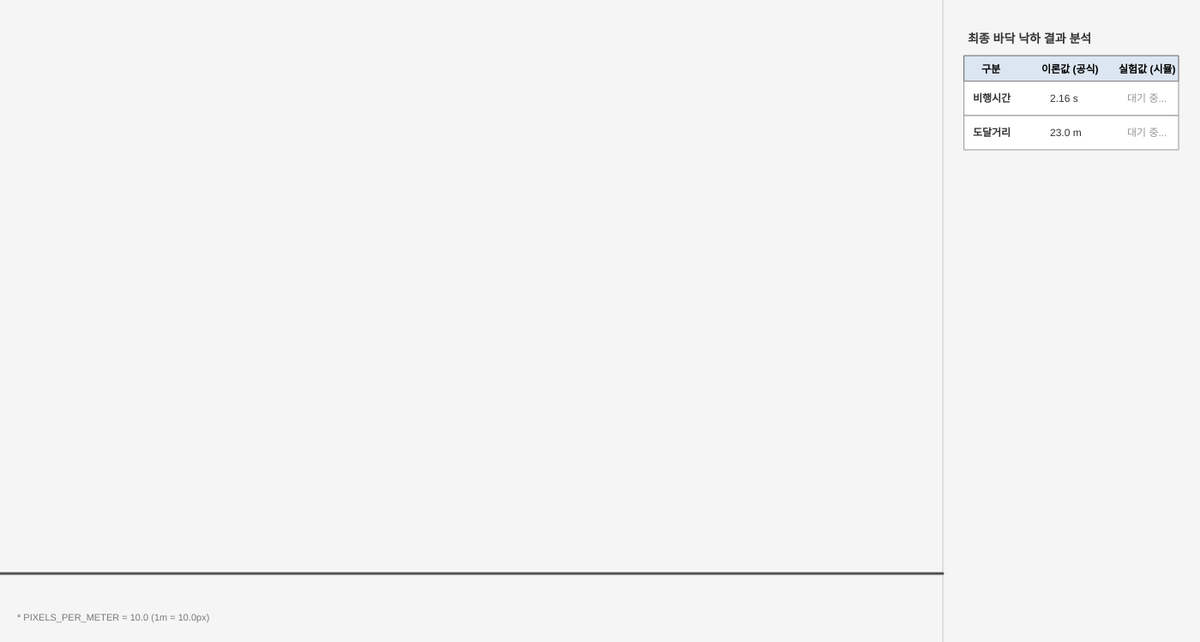
Frame 1 (no input)
Frame 60 (no input): identical to frame 1, image omitted
Frame 120 (the mouse pressed at the canvas centre since frame 60): identical to frame 1, image omitted

The p5.js sketch that drew this single still picture (run headless with seeded random() and noise() and a simulated clock; from frame 60 on, the mouse is pressed at the canvas centre):

// p5.js sketch
// ── sketch.js
// =================================================================
// 1. 전역 변수 선언 (데이터 및 스위치 상자들)
// =================================================================
let pos, vel, acc;       
let dt = 0.005;          // 고정 시간 간격 (0.005s = 5ms) - 정확도 개선
let timeScale = 1.0;     // 재생 속도 배율 (1.0 = 실제 시간)
let elapsedTime = 0;     // 시뮬레이션 누적 시간
let accumulatedTime = 0; // 프레임 시간 누적
let history = [];        // 실시간 수집된 데이터 저장 배열

// 축척 설정: 초기 속도에 따라 동적 조정
let PIXELS_PER_METER = 10;

// 카메라(화면 패닝) 관련
let camOffsetX = 0; // world -> screen: screenX = worldX - camOffsetX
let btnPanCenter;
let viewScale = 1.0; // 렌더링 확대(1 = 100%)
let minScale = 0.2;
let maxScale = 8.0;
let isDragging = false;
let lastMouseX = 0;
let btnZoomIn, btnZoomOut;

// 월드<->스크린 좌표 변환 (균등 스케일, 지면(height-80)을 고정 기준으로 Y 스케일링)
function worldToScreenX(x) {
  return (x - camOffsetX) * viewScale;
}

function worldToScreenY(y) {
  let ground = height - 80;
  return ground - (ground - y) * viewScale;
}

function screenToWorldX(sx) {
  return sx / viewScale + camOffsetX;
}

function screenToWorldY(sy) {
  let ground = height - 80;
  return ground - (ground - sy) / viewScale;
}

// 시뮬레이션 제어 스위치
let isSimulating = false; 
let isPaused = false;     

// UI 입력창 및 버튼 변수들
let inputSpeed, inputAngle, inputInterval, inputGravity;
let btnStart, btnPause, togglePointsCheckbox;
let speedCheckboxFast, speedCheckboxNormal, speedCheckboxSlow;

// 최종 결과 표 출력을 위한 데이터 저장 상자
let finalResult = null;

// =================================================================
// 2. 초기 세팅 구역 (실험 공간 및 UI 배치)
// =================================================================
function setup() {
  createCanvas(1400, 750); 
  
  let currentTop = 760; 
  
  createP(' 시뮬레이션 조건 및 실험 설정').position(20, currentTop);
  
  // --- 1단 입력줄: 물리 법칙 기본값 설정 ---
  createSpan(' 초기 속도 ').position(10, currentTop + 40);
  createSpan('(m/s)').position(170, currentTop + 40);
  inputSpeed = createInput('15'); 
  inputSpeed.position(110, currentTop + 40).size(50);
  inputSpeed.input(validateSpeed);
  
  createSpan(' 발사 각도 ').position(230, currentTop + 40);
  createSpan('(도)').position(390, currentTop + 40);
  inputAngle = createInput('45');
  inputAngle.position(330, currentTop + 40).size(50);
  inputAngle.input(validateAngle);
  
  createSpan(' 중력 가속도 ').position(450, currentTop + 40);
  createSpan('(m/s²)').position(620, currentTop + 40);
  inputGravity = createInput('9.8'); 
  inputGravity.position(560, currentTop + 40).size(45);
  inputGravity.input(validateGravity);
  
  // --- 2단 입력줄: 데이터 트래킹 및 인터랙션 실험 설정 ---
  createSpan(' 데이터 기록 간격 ').position(20, currentTop + 80);
  createSpan('(초)').position(220, currentTop + 80);
  inputInterval = createInput('1.0'); 
  inputInterval.position(170, currentTop + 80).size(40);

  createSpan('공기저항을 포함하여 계산하지 않기 때문에 무게는 고려하지 않습니다.').position(600, currentTop + 80);

  togglePointsCheckbox = createCheckbox(' 기록된 데이터 점 화면에 표시하기', true);
  togglePointsCheckbox.position(300, currentTop + 80);

  //createSpan('재생 속도:').position(300, currentTop + 105);
  speedCheckboxFast = createCheckbox(' 빠른속도', false);
  speedCheckboxFast.position(300, currentTop + 105);
  speedCheckboxFast.changed(() => setPlaybackSpeed('fast'));
  speedCheckboxNormal = createCheckbox(' 정상속도', true);
  speedCheckboxNormal.position(390, currentTop + 105);
  speedCheckboxNormal.changed(() => setPlaybackSpeed('normal'));
  speedCheckboxSlow = createCheckbox(' 느린속도', false);
  speedCheckboxSlow.position(480, currentTop + 105);
  speedCheckboxSlow.changed(() => setPlaybackSpeed('slow'));
  
  // --- 3단 버튼줄: 제어 시스템 ---
  btnStart = createButton(' 시뮬레이션 시작');
  btnStart.position(20, currentTop + 130).size(150, 30);
  btnStart.mousePressed(resetSimulation);
  
  btnPause = createButton('⏸ 일시 정지');
  btnPause.position(180, currentTop + 130).size(110, 30);
  btnPause.mousePressed(togglePause); 

  // 중앙 복원 버튼
  btnPanCenter = createButton('⤺');
  btnPanCenter.position(300, currentTop + 130).size(40, 30);
  btnPanCenter.mousePressed(() => { camOffsetX = 0; viewScale = 1.0; });
}

// =================================================================
// 3. 물리 계산 및 데이터 UI 시각화 (초당 60번 무한 반복)
// =================================================================
function draw() {
  background(245); 
  // 키를 이용한 연속 패닝: 좌/우 방향키
  if (keyIsDown(37)) { // LEFT_ARROW
    camOffsetX = Math.max(0, camOffsetX - 6);
  }
  if (keyIsDown(39)) { // RIGHT_ARROW
    camOffsetX += 6;
  }
  
  // 레이아웃 분할선
  stroke(200);
  strokeWeight(1);
  line(1100, 0, 1100, height); 
  
  // 시뮬레이션 지면선
  stroke(80);
  strokeWeight(3);
  line(0, height - 80, 1100, height - 80); 
  
  fill(120);
  noStroke();
  textSize(11);
  text(`* PIXELS_PER_METER = ${PIXELS_PER_METER.toFixed(1)} (1m = ${PIXELS_PER_METER.toFixed(1)}px)`, 20, height - 25);
  
  // --- A. 실시간 물리 연산 및 데이터 수집 구간 ---
  if (isSimulating && !isPaused) {
    // 프레임 동안의 실제 시간을 누적 (재생 속도 배율 적용)
    accumulatedTime += deltaTime / 1000.0 * timeScale;
    
    // 누적된 시간이 dt보다 크면 고정 dt로 차은단 물리 연산 수행
    while (accumulatedTime >= dt) {
      // [원점 오차 수정]: t=0 상태 최초 1회 선행 주입
      if (history.length === 0) {
        let speedVal = float(inputSpeed.value());
        history.push({
          time: 0.0,                
          pixelX: pos.x,                         
          pixelY: pos.y,                         
          displayX: 0.0,    
          displayY: 0.0, 
          speed: speedVal,  
          isPoint: true     
        });
      }

      // 평지 및 공중 비행 연산 루프 진입
      if (pos.y < height - 80 || history.length === 1) {
        
        vel.add(p5.Vector.mult(acc, dt));
        pos.add(p5.Vector.mult(vel, dt));
        
        elapsedTime += dt;  // 누적 시간 정확히 갱신
        let currentTime = elapsedTime; 
        let userInterval = float(inputInterval.value());
        if (userInterval <= 0) userInterval = 1.0; 
        
        let isTargetInterval = false;
        let prevTime = history.length > 0 ? history[history.length - 1].time : 0;
        if (Math.floor(currentTime / userInterval) > Math.floor(prevTime / userInterval)) {
          isTargetInterval = true;
        }
        
        history.push({
          time: elapsedTime,                
          pixelX: pos.x,                         
          pixelY: pos.y,                         
          displayX: (pos.x - 50) / PIXELS_PER_METER,    
          displayY: (height - 80 - pos.y) / PIXELS_PER_METER, 
          speed: vel.mag() / PIXELS_PER_METER,                 
          isPoint: isTargetInterval         
        });
        
        // 💡 [수평 엇나감 해결 핵심 로직]
        if (history.length > 2 && pos.y >= height - 80) {
          isSimulating = false; 
          
          let currentData = history[history.length - 1];
          let prevData = history[history.length - 2];
          
          let targetY = height - 80;
          
          // 직전 프레임과 현재 프레임 사이에서 진짜 바닥에 도달했을 때의 선형 비율 계산
          let fraction = (targetY - prevData.pixelY) / (currentData.pixelY - prevData.pixelY);
          
          // 수직 높이를 위로 올린 만큼, 수평(X) 좌표와 시간도 정확하게 뒤로 감기
          let exactPixelX = prevData.pixelX + fraction * (currentData.pixelX - prevData.pixelX);
          let exactTime = prevData.time + fraction * (currentData.time - prevData.time);
          
          // 보정된 픽셀 X를 기반으로 수평 이동 거리(m) 역산
          let exactDisplayX = (exactPixelX - 50) / PIXELS_PER_METER;
          
          // 가짜 데이터를 진짜 종단 데이터로 교체
          history[history.length - 1] = {
            time: exactTime,
            pixelX: exactPixelX,
            pixelY: targetY,
            displayX: exactDisplayX,
            displayY: 0.0,         
            speed: currentData.speed, 
            isPoint: true        
          };
          
          let lastData = history[history.length - 1];
          finalResult = {
            time: lastData.time,
            distance: lastData.displayX
          };
        }
      }
      
      accumulatedTime -= dt; // 누적된 시간에서 dt 차감
    }
  }
  
  // --- B. 데이터 기반 궤적 연속선 그리기 ---
  noFill();
  stroke(180); 
  strokeWeight(2);
  beginShape();
  for (let data of history) {
    let sx = worldToScreenX(data.pixelX);
    let sy = worldToScreenY(data.pixelY);
    if (sx >= 0 && sx <= 1100) {
      vertex(sx, sy);
    }
  }
  endShape();
  
  // --- C. 스위치 상태에 따른 조건부 점 시각화 ---
  if (togglePointsCheckbox.checked()) {
    for (let data of history) {
      let sx = worldToScreenX(data.pixelX);
      let sy = worldToScreenY(data.pixelY);
      if (data.isPoint && sx >= 0 && sx <= 1100) {
        fill(255, 60, 60); 
        noStroke();
        ellipse(sx, sy, 8, 8); 
      }
    }
  }
  
  // --- D. 데이터 공학 UI: 마우스 오버 감지 및 물리 단위 팝업 ---
  for (let data of history) {
    let sx = worldToScreenX(data.pixelX);
    let sy = worldToScreenY(data.pixelY);
    if (data.isPoint && sx >= 0 && sx <= 1100) {
      let d = dist(mouseX, mouseY, sx, sy);
      
      if (d < 12) { 
        fill(0, 200, 100); 
        ellipse(sx, sy, 12, 12);
        
        fill(255, 255, 255, 240); 
        stroke(50);
        strokeWeight(1.5);
        
        let popupX = sx + 15;
        if (popupX > 900) popupX = sx - 200; 

        // 팝업은 스크린 좌표로 그리기
        rect(popupX, sy - 110, 185, 125, 8); 

        fill(0);
        noStroke();
        textSize(12);
        textStyle(BOLD);
        text(` [${data.time.toFixed(1)}s] 에서의 데이터`, popupX + 10, sy - 90);
        textStyle(NORMAL);
        
        text(` 수평 거리 : ${data.displayX.toFixed(1)} m`, popupX + 10, sy - 52); 
        text(` 수직 높이 : ${data.displayY.toFixed(1)} m`, popupX + 10, sy - 34);
        text(` 실시간 속도: ${data.speed.toFixed(1)} m/s`, popupX + 10, sy - 16);
        
        break; 
      }
    }
  }
  
  // --- E. 우측 영역에 최종 결과 표 그리기 ---
  drawResultTable();
}

function mousePressed() {
  if (mouseButton === LEFT && mouseY < height && mouseX < 1100) {
    isDragging = true;
    lastMouseX = mouseX;
  }
}

function mouseReleased() {
  isDragging = false;
}

function mouseDragged() {
  if (isDragging) {
    let dx = mouseX - lastMouseX;
    camOffsetX -= dx / viewScale; // move camera so that dragging moves world same direction
    if (camOffsetX < 0) camOffsetX = 0;
    lastMouseX = mouseX;
  }
}

function mouseWheel(event) {
  // zoom in/out centered at mouse position
  let oldScale = viewScale;
  if (event.delta < 0) {
    viewScale = constrain(viewScale * 1.1, minScale, maxScale);
  } else {
    viewScale = constrain(viewScale / 1.1, minScale, maxScale);
  }
  // keep world point under mouse stable
  let worldAtMouse = screenToWorldX(mouseX);
  camOffsetX = worldAtMouse - mouseX / viewScale;
  if (camOffsetX < 0) camOffsetX = 0;
  return false; // prevent page scroll
}

function setPlaybackSpeed(mode) {
  if (mode === 'fast') {
    timeScale = 3.0;
    speedCheckboxFast.checked(true);
    speedCheckboxNormal.checked(false);
    speedCheckboxSlow.checked(false);
  } else if (mode === 'normal') {
    timeScale = 1.0;
    speedCheckboxFast.checked(false);
    speedCheckboxNormal.checked(true);
    speedCheckboxSlow.checked(false);
  } else if (mode === 'slow') {
    timeScale = 0.5;
    speedCheckboxFast.checked(false);
    speedCheckboxNormal.checked(false);
    speedCheckboxSlow.checked(true);
  }
}

// 입력 유효성 검사 함수
function validateSpeed() {
  let v = parseFloat(inputSpeed.value());
  if (isNaN(v)) return;
  if (v > 150) {
    alert('초기 속도는 최대 150 m/s 입니다. 150 이하의 값을 입력해주세요.');
    inputSpeed.value('150');
  }
}

function validateAngle() {
  let a = parseFloat(inputAngle.value());
  if (isNaN(a)) return;
  if (a <= 0) {
    alert('발사 각도는 0도보다 커야 합니다. 0보다 큰 값을 입력해주세요.');
    inputAngle.value('1');
  } else if (a > 90) {
    alert('발사 각도는 최대 90도 입니다. 90 이하의 값을 입력해주세요.');
    inputAngle.value('90');
  }
}

function validateGravity() {
  let g = parseFloat(inputGravity.value());
  if (isNaN(g)) return;
  if (g <= 0) {
    alert('중력 가속도는 0보다 커야 합니다. 양수 값을 입력해주세요.');
    inputGravity.value('9.8');
  }
}

// =================================================================
// 5. 우측 표 렌더링 함수
// =================================================================
function drawResultTable() {
  let startX = 1125;
  let startY = 50;
  
  fill(50);
  noStroke();
  textStyle(BOLD);
  textSize(14);
  text(" 최종 바닥 낙하 결과 분석", startX, startY);
  
  fill(220, 230, 242);
  stroke(100);
  strokeWeight(1);
  rect(startX, startY + 15, 250, 30);
  
  fill(0);
  noStroke();
  textSize(12);
  text("구분", startX + 20, startY + 35);
  text("이론값 (공식)", startX + 90, startY + 35);
  text("실험값 (시뮬)", startX + 180, startY + 35);
  
  stroke(150);
  fill(255);
  rect(startX, startY + 45, 250, 40);
  
  fill(255);
  rect(startX, startY + 85, 250, 40);
  
  fill(50);
  noStroke();
  textStyle(BOLD);
  text("비행시간", startX + 10, startY + 69);
  text("도달거리", startX + 10, startY + 109);
  textStyle(NORMAL);
  
  let v0 = float(inputSpeed.value());
  let theta = radians(float(inputAngle.value()));
  let g = float(inputGravity.value());
  
  let vy0 = v0 * sin(theta);
  let vx0 = v0 * cos(theta);
  
  let theoreticalTime = (2 * v0 * sin(theta)) / g;
  let theoreticalDistance = vx0 * theoreticalTime;
  
  text(`${theoreticalTime.toFixed(2)} s`, startX + 100, startY + 69);
  text(`${theoreticalDistance.toFixed(1)} m`, startX + 100, startY + 109);
  
  if (finalResult !== null) {
    fill(255, 0, 0); 
    text(`${finalResult.time.toFixed(2)} s`, startX + 190, startY + 69);
    text(`${finalResult.distance.toFixed(1)} m`, startX + 190, startY + 109);
  } else {
    fill(150);
    text("대기 중...", startX + 190, startY + 69);
    text("대기 중...", startX + 190, startY + 109);
  }
}

// =================================================================
// 6. 기능 제어 함수들 (인터랙션 이벤트 처리)
// =================================================================
function togglePause() {
  if (!isSimulating) return; 
  isPaused = !isPaused; 
  
  if (isPaused) {
    btnPause.html(' 다시 시작');
  } else {
    btnPause.html(' 일시 정지');
  }
}

function resetSimulation() {
  history = []; 
  elapsedTime = 0;  // 누적 시간 초기화
  accumulatedTime = 0; // 프레임 시간 초기화
  isPaused = false;
  finalResult = null; 
  btnPause.html(' 일시 정지');
  
  let speed = float(inputSpeed.value());
  let angle = float(inputAngle.value());
  let gravityValue = float(inputGravity.value()); 

  // 입력값 유효성 검사(이중 안전망)
  if (isNaN(speed) || speed <= 0) {
    speed = 1.0;
    inputSpeed.value('1');
  }
  if (speed > 150) {
    alert('초기 속도는 최대 150 m/s 입니다. 150 이하의 값을 입력해주세요.');
    speed = 150;
    inputSpeed.value('150');
  }

  if (isNaN(angle) || angle <= 0) {
    alert('발사 각도는 0도보다 커야 합니다. 0보다 큰 값을 입력해주세요.');
    angle = 1;
    inputAngle.value('1');
  }
  if (angle > 90) {
    alert('발사 각도는 최대 90도 입니다. 90 이하의 값을 입력해주세요.');
    angle = 90;
    inputAngle.value('90');
  }

  if (isNaN(gravityValue) || gravityValue <= 0) {
    alert('중력 가속도는 0보다 커야 합니다. 양수 값을 입력해주세요.');
    gravityValue = 9.8;
    inputGravity.value('9.8');
  }
  
  // 초기 속도에 따른 동적 축척 조정
  // 초기 속도 15m/s를 기준으로 축척을 조정
  // 초기 속도가 빠르면 축척을 축소 (더 많은 범위를 표시)
  PIXELS_PER_METER = Math.max(3, 10 * (15 / speed));
  
  pos = createVector(50, height - 80);
  let angleRad = radians(-angle);
  vel = p5.Vector.fromAngle(angleRad).mult(speed * PIXELS_PER_METER);
  acc = createVector(0, gravityValue * PIXELS_PER_METER); 
  
  isSimulating = true; 
}
